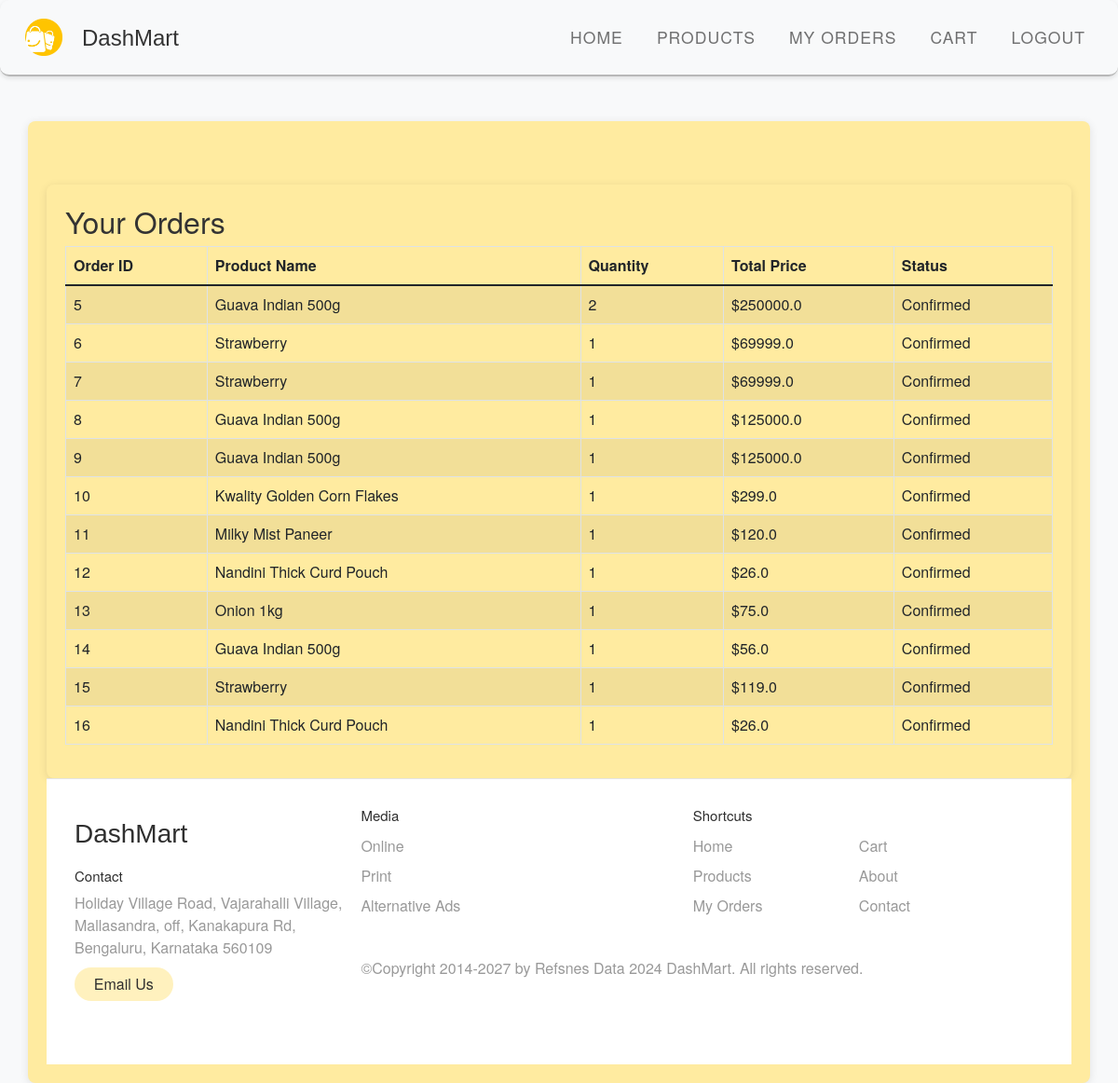
Screenshot of /my_orders (signed in) with the database file from the repository.
### app.py (models this page shows)
class Order(db.Model):
    id = db.Column(db.Integer, primary_key=True)
    user_id = db.Column(db.Integer, db.ForeignKey('user.id'), nullable=False)
    product_id = db.Column(db.Integer, db.ForeignKey('product.id'), nullable=False)
    quantity = db.Column(db.Integer, nullable=False)
    total_price = db.Column(db.Float, nullable=False)
    status = db.Column(db.String(50), default="Pending")
    user = db.relationship('User', backref=db.backref('orders', lazy=True))
    product = db.relationship('Product', backref=db.backref('orders', lazy=True))

class Product(db.Model):
    id = db.Column(db.Integer, primary_key=True)
    name = db.Column(db.String(150), nullable=False)
    description = db.Column(db.String(500), nullable=False)
    price = db.Column(db.Float, nullable=False)
    highlighted = db.Column(db.Boolean, default=False)
    image = db.Column(db.String(150), nullable=False)
    category_name = db.Column(db.String(100), nullable=False)  # New category field

### app.py (the view)
@app.route('/my_orders')
@login_required  # Ensure the user is logged in
def my_orders():
    orders = Order.query.filter_by(user_id=current_user.id).all()
    return render_template('user/orders.html', orders=orders)

### app.py (called while the page is built)
@login_manager.user_loader
def load_user(user_id):
    user = db.session.get(User, int(user_id))
    if not user:
        user = Admin.query.get(int(user_id))
    return user

### templates/user/orders.html
{% extends 'common/user_navbar.html' %}
{% block content %}
  <div class="container mt-5">
    <h2>Your Orders</h2>
    {% if orders %}
      <table class="table table-striped table-bordered">
        <thead>
          <tr>
            <th>Order ID</th>
            <th>Product Name</th>
            <th>Quantity</th>
            <th>Total Price</th>
            <th>Status</th>
          </tr>
        </thead>
        <tbody>
          {% for order in orders %}
            <tr>
              <td>{{ order.id }}</td>
              <td>{{ order.product.name }}</td>
              <td>{{ order.quantity }}</td>
              <td>${{ order.total_price }}</td>
              <td>{{ order.status }}</td>
            </tr>
          {% endfor %}
        </tbody>
      </table>
    {% else %}
      <div class="alert alert-warning" role="alert">
        You have not placed any orders yet.
      </div>
    {% endif %}
  </div>
  <footer style="display: flex; flex-flow: row wrap; padding: 30px 30px 20px 30px; color: #2f2f2f; background-color: #fff; border-top: 1px solid #e5e5e5;">
    <div style="margin-right: 1.25em; margin-bottom: 2em;">
        <h3 style="font-family: 'Lucida Sans', 'Lucida Sans Regular', 'Lucida Grande', 'Lucida Sans Unicode', Geneva, Verdana, sans-serif; padding-top: 0.3cm;">DashMart</h3>
        <h2 style="margin-top: 1.3em; font-size: 15px; font-weight: 400;">Contact</h2>
        <address style="font-style: normal; color: #999;">
            Holiday Village Road, Vajarahalli Village,<br> Mallasandra, off, Kanakapura Rd,<br> Bengaluru, Karnataka 560109<br>
            <a style="display: flex; align-items: center; justify-content: center; height: 36px; max-width: max-content; background-color: rgba(255, 222, 103, 0.429); border-radius: 100px; color: #2f2f2f; line-height: 0; margin: 0.6em 0; font-size: 1rem; padding: 0 1.3em; text-decoration: none;" href="mailto:example@gmail.com">Email Us</a>
        </address>
    </div>
    <ul style="list-style: none; padding-left: 0; display: flex; flex-flow: row wrap; flex: 1 50%; margin-right: 1.25em;">
        <li style="flex: 1; margin-right: 1.25em;">
            <h2 style="font-weight: 400; font-size: 15px;">Media</h2>
            <ul style="list-style: none; padding-left: 0;">
                <li><a style="color: #999; text-decoration: none; line-height: 2em;" href="#">Online</a></li>
                <li><a style="color: #999; text-decoration: none; line-height: 2em;" href="#">Print</a></li>
                <li><a style="color: #999; text-decoration: none; line-height: 2em;" href="#">Alternative Ads</a></li>
            </ul>
        </li>
        <li style="flex: 1; margin-right: 1.25em;">
            <h2 style="font-weight: 400; font-size: 15px;">Shortcuts</h2>
            <ul style="list-style: none; padding-left: 0; column-count: 2; column-gap: 1.25em;">
                <li><a style="color: #999; text-decoration: none; line-height: 2em;" href="#">Home</a></li>
                <li><a style="color: #999; text-decoration: none; line-height: 2em;" href="#">Products</a></li>
                <li><a style="color: #999; text-decoration: none; line-height: 2em;" href="#">My Orders</a></li>
                <li><a style="color: #999; text-decoration: none; line-height: 2em;" href="#">Cart</a></li>
                <li><a style="color: #999; text-decoration: none; line-height: 2em;" href="#">
                    About</a></li>
                <li><a style="color: #999; text-decoration: none; line-height: 2em;" href="#">Contact</a></li>
            </ul>
        </li><br>
        <div class="legal" style="display: flex;
        flex-wrap: wrap;
        color: #999; align-content: last baseline;">
            <p>&copy;Copyright 2014-2027 by Refsnes Data 2024 DashMart. All rights reserved.</p>
          </div>
        </footer>
{% endblock %}

### static/css/user_styles.css (style rules this page uses)
* { margin: 0; padding: 0; box-sizing: border-box; }
body { font-family: 'Helvetica Neue', Arial, sans-serif; background-color: #f4f4f4; color: #333; }
html, body { scroll-behavior: smooth; }
.container { padding-top: 60px; }

### templates/common/user_navbar.html (style rules this page uses)
body { background-color: #f8f9fa; }
.container { background-color: #ffeba0; border-radius: 8px; padding: 20px; box-shadow: 0 2px 10px rgba(0, 0, 0, 0.1); }

### rows the page displays
Order: id "5", product.name "Guava Indian 500g", quantity "2", total_price "250000.0", status "Confirmed"
Order: id "6", product.name "Strawberry", quantity "1", total_price "69999.0", status "Confirmed"
Order: id "7", product.name "Strawberry", quantity "1", total_price "69999.0", status "Confirmed"
Order: id "8", product.name "Guava Indian 500g", quantity "1", total_price "125000.0", status "Confirmed"
Order: id "9", product.name "Guava Indian 500g", quantity "1", total_price "125000.0", status "Confirmed"
Order: id "10", product.name "Kwality Golden Corn Flakes", quantity "1", total_price "299.0", status "Confirmed"
Order: id "11", product.name "Milky Mist Paneer", quantity "1", total_price "120.0", status "Confirmed"
Order: id "12", product.name "Nandini Thick Curd Pouch", quantity "1", total_price "26.0", status "Confirmed"
Order: id "13", product.name "Onion 1kg", quantity "1", total_price "75.0", status "Confirmed"
Order: id "14", product.name "Guava Indian 500g", quantity "1", total_price "56.0", status "Confirmed"
Order: id "15", product.name "Strawberry", quantity "1", total_price "119.0", status "Confirmed"
Order: id "16", product.name "Nandini Thick Curd Pouch", quantity "1", total_price "26.0", status "Confirmed"
